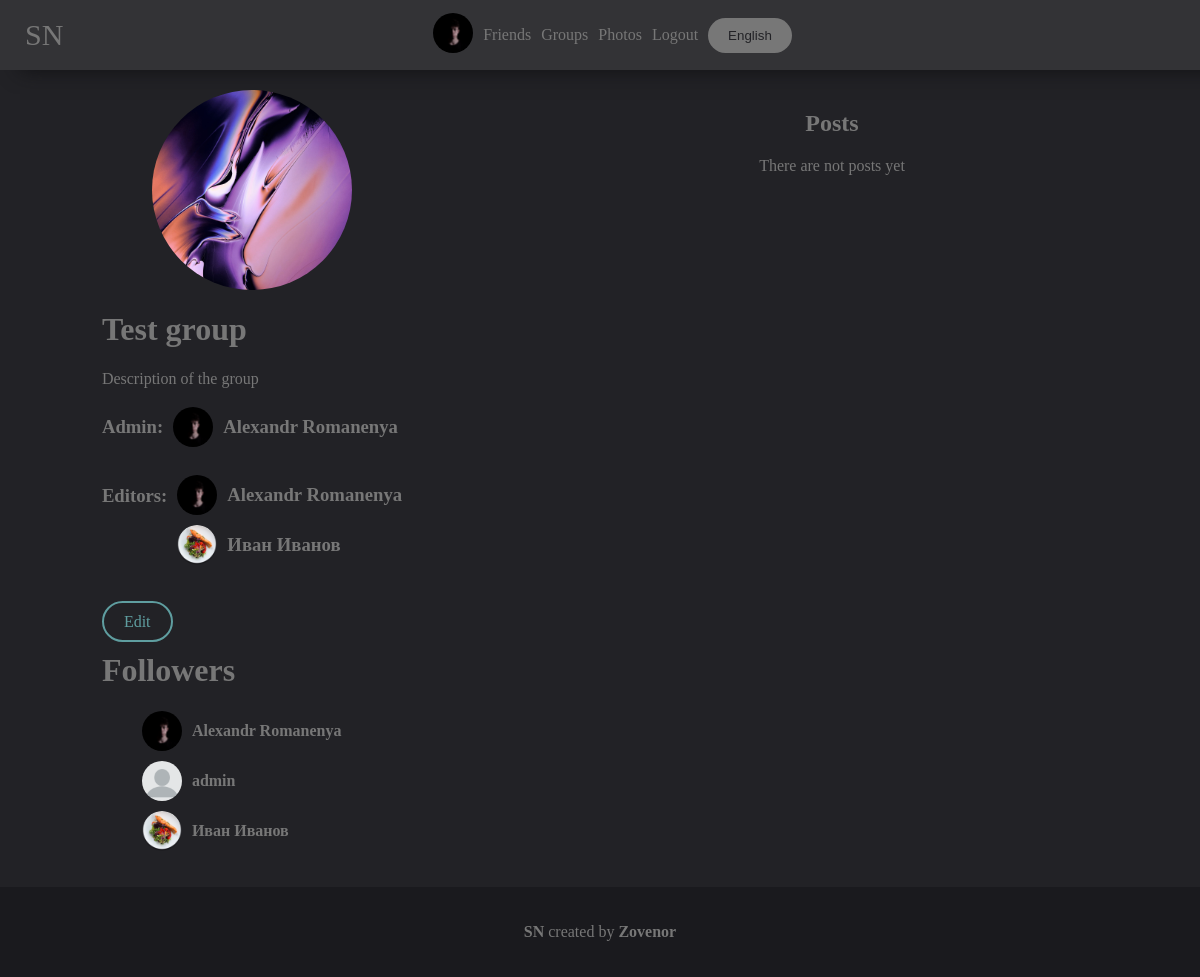
The app's page /gr1 (signed in), older data.
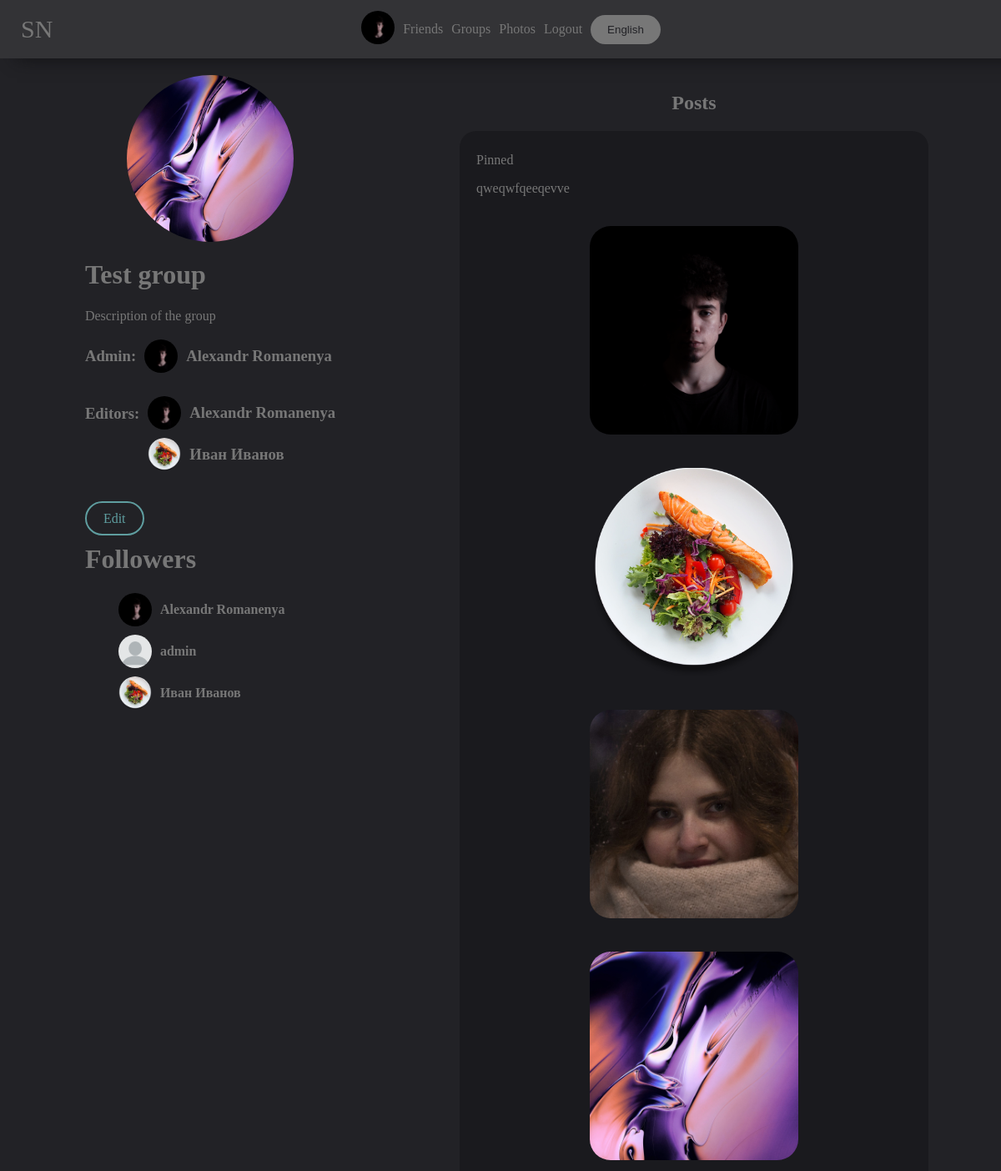
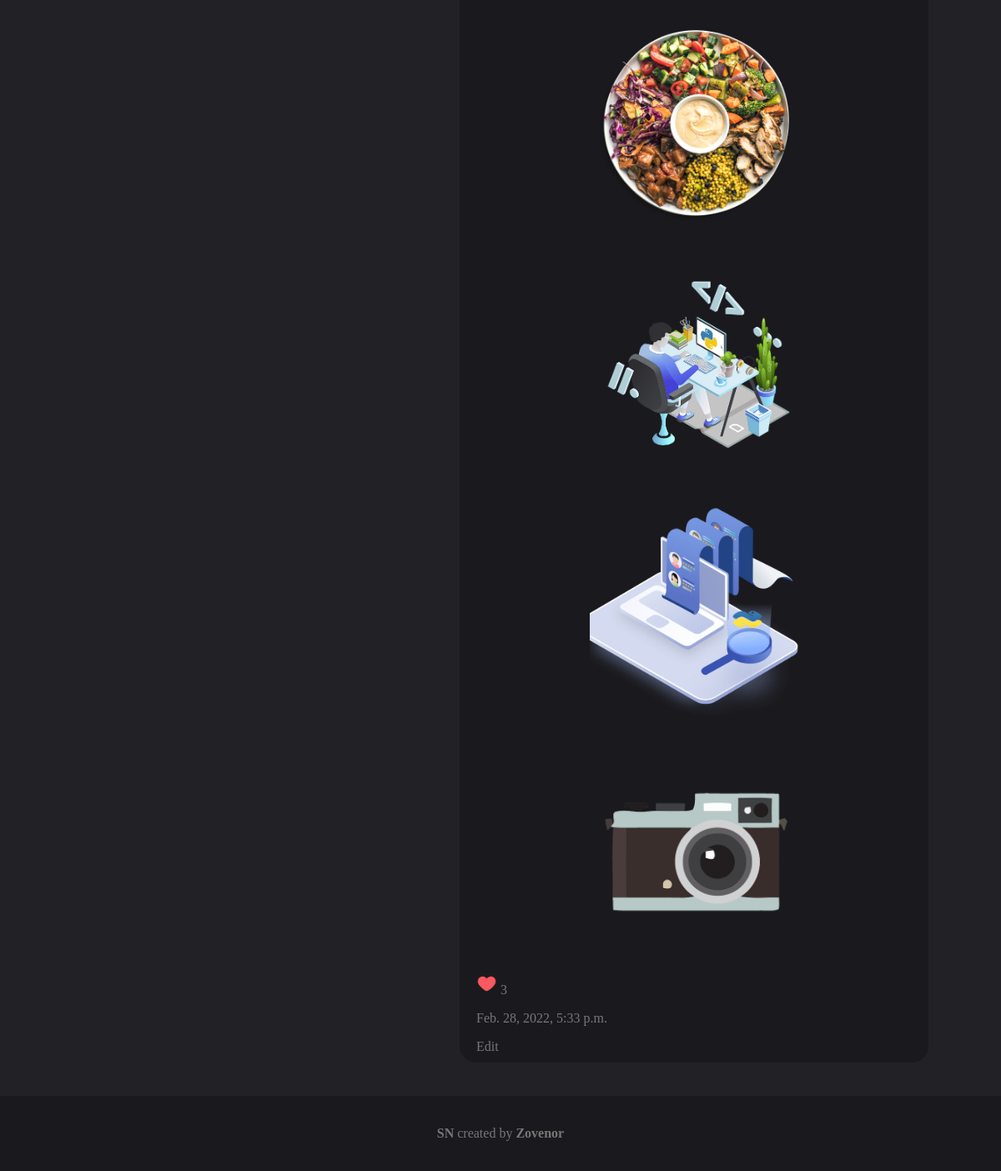
The same page, newer data (2 pictures, top to bottom).
### mainpage/models.py (models this page shows, shortened)
class UserDetail(models.Model):
    user = models.ForeignKey(User, on_delete=models.CASCADE)
    age = models.DateField(null=True, blank=True)
    photo = models.ForeignKey(Photo, on_delete=models.SET_NULL, null=True, blank=True)
    permissions = models.CharField(max_length=10, default="public")
    country = models.CharField(max_length=100, null=True, blank=True)
    city = models.CharField(max_length=100, null=True, blank=True)
    sex = models.CharField(max_length=10, choices=(('male', 'male'), ('female', 'female'), ('None', 'None')),
                           default=('None', 'None'))
    def get_photo(self):
        if self.photo:
            return self.photo
        else:
            return settings.STATIC_URL + "/mainpage/img/user.png"

class Photo(models.Model):
    photo = models.ImageField(upload_to='photos')
    date = models.DateTimeField(auto_now=True)
    user = models.ForeignKey(User, on_delete=models.SET_NULL, null=True)
    permissions = models.CharField(max_length=10, default="public")
    def __str__(self):
        return self.photo.url

class Post(models.Model):
    author = models.CharField(max_length=100, null=True, blank=True)
    text = models.TextField()
    photos = models.ManyToManyField(Photo, related_name="photos", null=True, blank=True)
    pinned = models.BooleanField(default=False)
    date = models.DateTimeField(auto_now=True)
    likes = models.ManyToManyField(UserDetail, null=True, blank=True)
    def count_likes(self):
        return self.likes.count()

### mainpage/views.py (the view, shortened to what this page needs)
# urls.py: path('gr<int:id>', views.GroupIDView.as_view()),
class GroupIDView(View):
    def get(self, request, id):
        return AccountIDView.get(self, request, id=id, gr_or_usr="grp")

### mainpage/models.py (called while the page is built)
    def get_photo(self):
        if self.photo:
            return self.photo
        else:
            return settings.STATIC_URL + "/mainpage/img/group.jpg"

### mainpage/views.py (called while the page is built)
def base(func):
    def wrapper(self, request, content={}, *args, **kwargs):
        if request.user.is_authenticated:
            content.update({'your_user': UserDetail.objects.get(user=request.user)})
        return func(self, request, content=content, **kwargs)
    return wrapper

def get_wordlist(request):
    langs_list = {
        'en': langs.EN,
        'ru': langs.RU,
    }
    if 'lang' in request.COOKIES:
        lang = request.COOKIES['lang']
        try:
            return langs_list[lang]
        except:
            return langs_list['en']
    else:
        return langs_list['en']

### mainpage/templates/mainpage/group.html (shortened to what the changed rows need)
{% extends 'mainpage/base.html' %}
{% load static %}
{% block content %}
    <link rel="stylesheet" href="{% static 'mainpage/group.css' %}">
    <div class="group">
        {% if edit == True %}
            <form method="POST" enctype="multipart/form-data">
                {% csrf_token %}
                <div style="background-image: url('{{ group.get_photo }}')" class="group_photo"></div>
                <p><input name="photo" accept="image/*,image/jpeg" type="file"></p>
                <a href="?choose_photo=True" class="button">Choose a photo</a>
                <a href="?rm_photo=True" class="button">Remove the photo</a>
                <p><input name="name" value="{{ group.name }}"></p>
                <textarea name="description">{{ group.description }}</textarea>
                <h3 style="display: flex; align-items: center;">
                    <span>{{ list.admin }}:</span>
                    <select name="admin">
                        {% for el in editors %}
                            <option {% if el == group.admin %}selected{% endif %}
                                    value="{{ el.user.username }}">{{ el.user.first_name }} {{ el.user.last_name }}
                                ({{ el.user }})
                            </option>
                        {% endfor %}
                    </select>
                </h3>
                <h3 style="display: flex; align-items: center;">
                    <span>{{ list.editors }} ({{ list.del_editor }}):</span>
                    <select name="editors" multiple>
                        {% for el in editors %}
                            <option value="{{ el.user.username }}">{{ el.user.first_name }} {{ el.user.last_name }}
                                ({{ el.user }})
                            </option>
                        {% endfor %}
                    </select>
                </h3>
                <h3 style="display: flex; align-items: center;">
                    <span>{{ list.editors }} ({{ list.add_editor }}):</span>
                    <select name="add_editors" multiple>
                        {% for el in add_editors %}
                            <option value="{{ el.user.username }}">{{ el.user.first_name }} {{ el.user.last_name }}
                                ({{ el.user }})
                            </option>
                        {% endfor %}
                    </select>
                </h3>
                <input class="button" value="{{ list.save }}" type="submit">
            </form>
        {% else %}
            <div style="background-image: url('{{ group.get_photo }}')" class="group_photo"></div>
            <div class="info">
                <h1 class="name_of_group">{{ group.name }}</h1>
                <h3 style="display: flex;">
                    <ul class="editors">
                        {% for el in editors %}
                            <li>
                                <a class="editor" href="/{{ el.user.username }}">
                                    <div style="background-image: url('{{ el.get_photo }}')" class="admin_img"></div>
                                    <b class="admin_name">{{ el.user.first_name }} {{ el.user.last_name }}</b>
                                </a>
                            </li>
                        {% endfor %}
                    </ul>
                </h3>
                <h1>{{ list.followers }}</h1>
                <section class="followers">
                    <ul>
                        {% for el in followers %}
                            <li><a class="fol" href="/{{ el.user.username }}">
                                <div style="background-image: url('{{ el.get_photo }}')" class="fol_img"></div>
                                <b class="group_name">{{ el.user.first_name }} {{ el.user.last_name }}</b></a></li>
                        {% endfor %}
                    </ul>
                </section>
            </div>
        {% endif %}
    </div>
    <section class="posts">
        <h1>{{ list.posts }}</h1>
        {% if posts or pinned_posts %}
            {% for el in pinned_posts %}
                <div class="post" id="post{{ el.id }}">
                    <p>{{ list.pinned }}</p>
                    <p class="text">{{ el.text }}</p>
                    <div class="photos">
                        {% for photo in el.photos.all %}
                            <div class="photo" style="background-image: url('{{ photo }}')"></div>
                        {% endfor %}
                    </div>
                    <div onclick="like({{ el.id }})" class="like_img" id="like_img_{{ el.id }}">
                        {% if your_user in el.likes.all %}
                            <img width="25px" src="{% static 'mainpage/img/like.png' %}">
                        {% else %}
                            <img style="filter: invert(1); opacity: 0.75" width="25px"
                                 src="{% static 'mainpage/img/no-like.png' %}">
                        {% endif %}
                        <span class="like" id="like_{{ el.id }}">{{ el.count_likes }}</span>
                    </div>
                    <p class="date">{{ el.date }}</p>
                    {% if permissions_post == True %}
                        <a href="/edit_post?post={{ el.id }}&url={{ request.path }}">{{ list.edit_post }}</a>
                    {% endif %}
                </div>
            {% endfor %}
        {% else %}
            {{ list.no_posts }}
        {% endif %}
    </section>
{% endblock %}

### mainpage/templates/mainpage/base.html (shortened to what this page needs)
<!doctype html>
{% load static %}
<html lang="en">
<head>
    <link rel="stylesheet" href="{% static "mainpage/base.css" %}">
</head>
<body>
<header>
    <a class="NAME" href="/">{{ list.NAME }}</a>
    {% if user.is_authenticated %}
        <a href="/account"><img width="40px" style="border-radius: 999px" src="{{ your_user.get_photo }}"></a>
        <a href="/friends">{{ list.Friends }}</a>
        <a href="/groups">{{ list.groups }}</a>
        <a href="/photos">{{ list.photos }}</a>
        <a href="/logout?url={{ request.path }}">{{ list.LogOut }}</a>
    {% endif %}
    <button style="margin-left: 5px" class="button choose_lang" onclick="choose_lang()">{{ list.choose_lang }}</button>
</header>
<main>
    {% block content %}
{% endblock %}
</main>
<footer>
    <p><a href="https://github.com/zovenor/social_network"><b>{{ list.NAME }}</b></a> {{ list.created_by }} <a href="https://github.com/zovenor"><b>Zovenor</b></a></p>
</footer>
</body>
</html>

Row changes from the older to the newer data that the page shows:
added Post: pinned "Pinned", text "qweqwfqeeqevve", count_likes "3", date "Feb. 28, 2022, 5:33 p.m.", edit_post "Edit"
now on this page (row unchanged): Photo: photo (picture)
now on this page (row unchanged): Photo: photo (picture)
now on this page (row unchanged): Photo: photo (picture)
now on this page (row unchanged): Photo: photo (picture)
added Photo: photo (picture)
added Photo: photo (picture)
added Photo: photo (picture)
added Photo: photo (picture)
Text that changed along with them:
{{ list.no_posts }}: "There are not posts yet" → (not shown)
